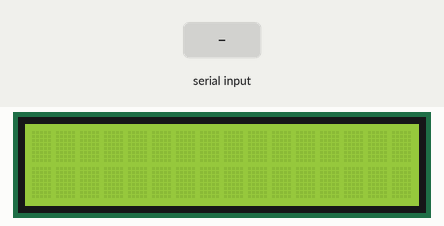
Recording of a sketch running on a simulated Arduino Uno, built with avr-gcc and run on an emulated ATmega328P. On the bench: 16×2 character LCD. Inputs (shaded band) come from the test bench. What the sketch prints to the serial monitor is not drawn.

Above: at 1.2 s.
1.3 s: "1" received over Serial
At 2.0 s:
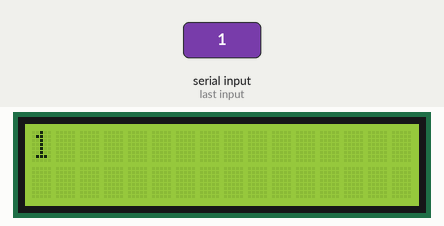
2.9 s: "0" received over Serial
At 3.3 s:
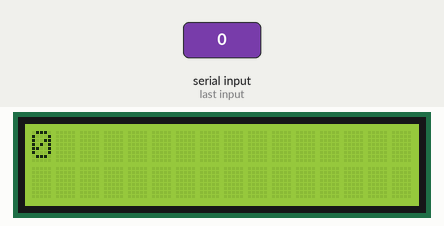
4.5 s: "2" received over Serial
At 5.7 s:
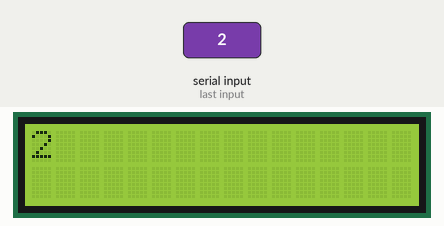
Timing chart, 0 to 7.5 s (numbered marks = the images above; inputs shaded):
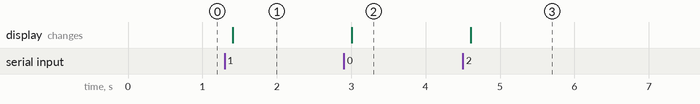

The sketch:

1602SerialDisplay.ino
```cpp
#include <Wire.h>
#include "LiquidCrystal_I2C.h"


LiquidCrystal_I2C lcd(0x27, 16, 2);

void setup()
{
  lcd.init(); // lcd 시작
  lcd.backlight(); // lcd 백라이트 on
  Serial.begin(9600); // 속도 9600bps로 시리얼 통신시작
  Serial.println("LCD통신 시작"); // 시리얼 통신 시작 문자 출력
}

void loop()
{
  // when characters arrive over the serial port...
  if (Serial.available()) {
    // wait a bit for the entire message to arrive
    delay(100);
    // clear the screen
    lcd.clear();
    // read all the available characters
    while (Serial.available() > 0) {
      // display each character to the LCD
      lcd.write(Serial.read());
    }
  }
}
```

Measured:
- after the input at 1.3 s, the display: changes after 0.10 s (image 1)
- after the input at 2.9 s, the display: changes after 0.10 s (image 2)
- after the input at 4.5 s, the display: changes after 0.10 s (image 3)
